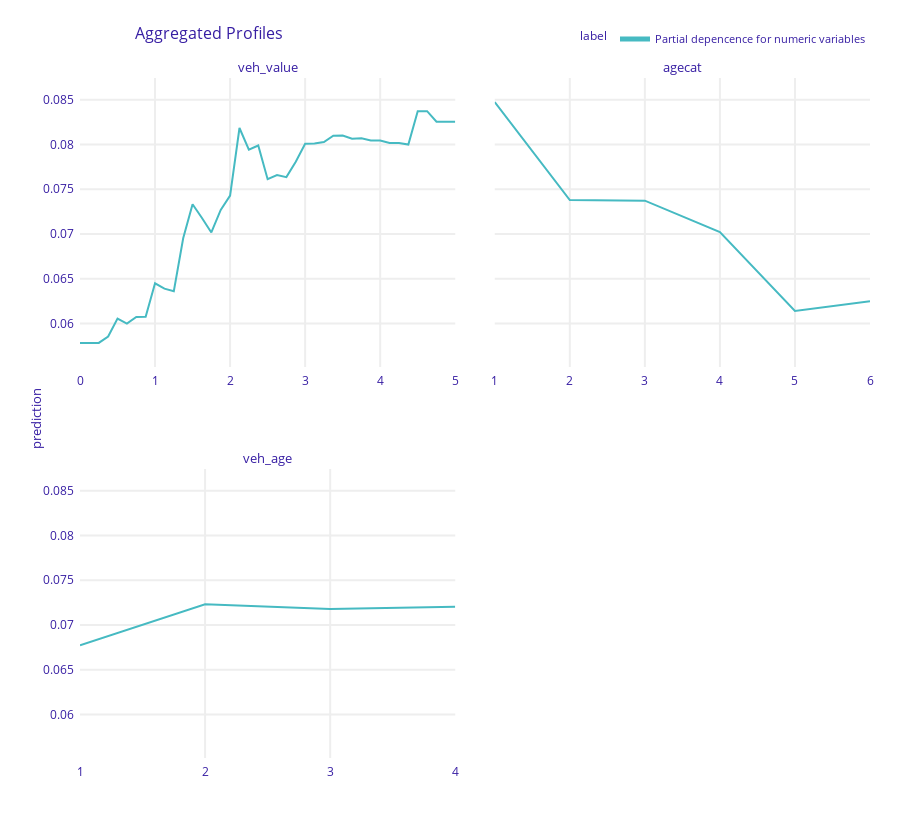
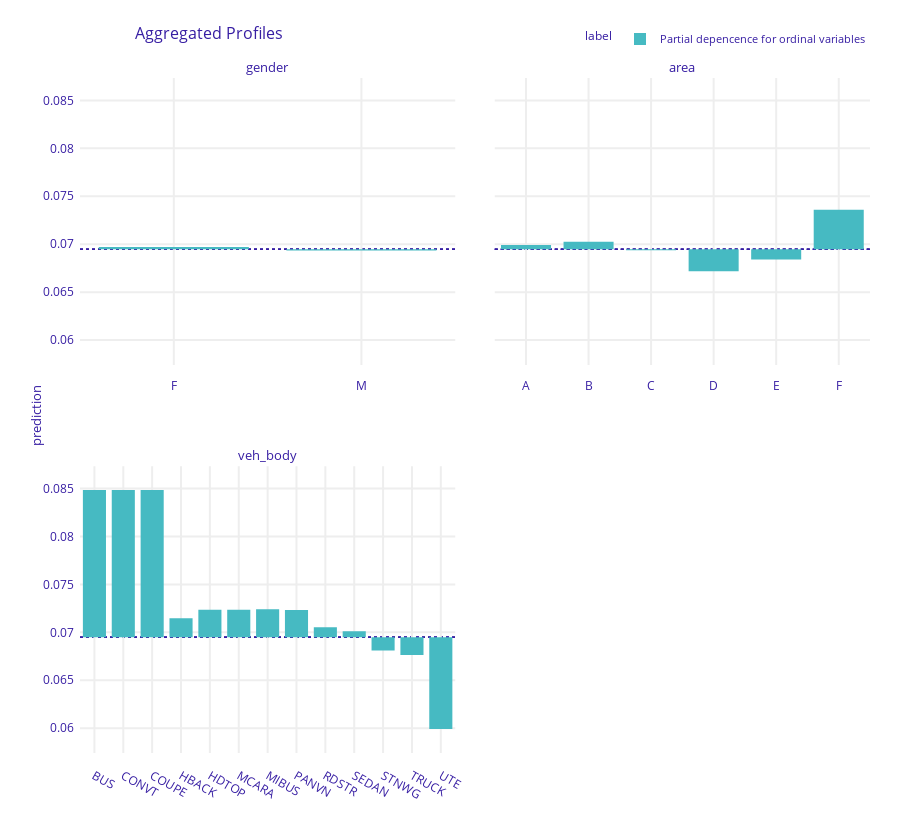

Notebook code cell kept with these figures, in order:
### Code cell
# Interpret model
import numpy as np
from sklearn.metrics import log_loss
from xgboost import plot_importance
import dalex as dx

# Variable importance regarding MSE improvement
plot_importance(fit, importance_type="gain", show_values=False, xlabel="Gain")

# Set up explainer object
def pred_fun(m, df):
    X = encoder.transform(df)
    dX = xgb.DMatrix(X, feature_names=feature_names)
    return m.predict(dX)

exp = dx.Explainer(fit, df_train, predict_function=pred_fun, verbose=False)

# Test performance
test_loss = log_loss(y_test, exp.predict(df_test))
test_loss0 = log_loss(y_test, np.repeat(y_train.mean(), len(y_test)))
rel_imp = (test_loss0 - test_loss) / test_loss0

print(f"Test log-loss: {test_loss: .3f}")
print(f"Relative improvement in log-loss: {rel_imp: .3%}")

# Partial dependence plots on training data
num_eval_at = {
    "veh_value": np.linspace(0, 5, 41),
    "agecat": sorted(car["agecat"].unique()),
    "veh_age": sorted(car["veh_age"].unique())
}
pdp_num = exp.model_profile(
    variable_splits=num_eval_at,
    label="Partial depencence for numeric variables",
    verbose=False
)
pdp_num.plot()

pdp_ord = exp.model_profile(
    variable_type="categorical",
    variable_splits=dict(zip(ord_features, ord_levels)),
    label="Partial depencence for ordinal variables",
    verbose=False
)
pdp_ord.plot()

### Figure 1 — Plotly figure (JSON) as saved in the notebook; plotly's stock layout.template omitted (floating-point values rounded to 4 significant figures)
{"data": [{"customdata": [[0.071, "Partial depencence for numeric variables", "veh_value"], [0.071, "Partial depencence for numeric variables", "veh_value"], [0.071, "Partial depencence for numeric variables", "veh_value"], [0.071, "Partial depencence for numeric variables", "veh_value"], [0.071, "Partial depencence for numeric variables", "veh_value"], [0.071, "Partial depencence for numeric variables", "veh_value"], [0.071, "Partial depencence for numeric variables", "veh_value"], [0.071, "Partial depencence for numeric variables", "veh_value"], [0.071, "Partial depencence for numeric variables", "veh_value"], [0.071, "Partial depencence for numeric variables", "veh_value"], [0.071, "Partial depencence for numeric variables", "veh_value"], [0.071, "Partial depencence for numeric variables", "veh_value"], [0.071, "Partial depencence for numeric variables", "veh_value"], [0.071, "Partial depencence for numeric variables", "veh_value"], [0.071, "Partial depencence for numeric variables", "veh_value"], [0.071, "Partial depencence for numeric variables", "veh_value"], [0.071, "Partial depencence for numeric variables", "veh_value"], [0.071, "Partial depencence for numeric variables", "veh_value"], [0.071, "Partial depencence for numeric variables", "veh_value"], [0.071, "Partial depencence for numeric variables", "veh_value"], [0.071, "Partial depencence for numeric variables", "veh_value"], [0.071, "Partial depencence for numeric variables", "veh_value"], [0.071, "Partial depencence for numeric variables", "veh_value"], [0.071, "Partial depencence for numeric variables", "veh_value"], [0.071, "Partial depencence for numeric variables", "veh_value"], [0.071, "Partial depencence for numeric variables", "veh_value"], [0.071, "Partial depencence for numeric variables", "veh_value"], [0.071, "Partial depencence for numeric variables", "veh_value"], [0.071, "Partial depencence for numeric variables", "veh_value"], [0.071, "Partial depencence for numeric variables", "veh_value"], [0.071, "Partial depencence for numeric variables", "veh_value"], [0.071, "Partial depencence for numeric variables", "veh_value"], [0.071, "Partial depencence for numeric variables", "veh_value"], [0.071, "Partial depencence for numeric variables", "veh_value"], [0.071, "Partial depencence for numeric variables", "veh_value"], [0.071, "Partial depencence for numeric variables", "veh_value"], [0.071, "Partial depencence for numeric variables", "veh_value"], [0.071, "Partial depencence for numeric variables", "veh_value"], [0.071, "Partial depencence for numeric variables", "veh_value"], [0.071, "Partial depencence for numeric variables", "veh_value"], [0.071, "Partial depencence for numeric variables", "veh_value"]], "hovertemplate": "<b>%{hovertext}</b><br><br>prediction=%{y:.3f}<br>mean_prediction=%{customdata[0]:.3f}<extra></extra>", "hovertext": ["Partial depencence for numeric variables", "Partial depencence for numeric variables", "Partial depencence for numeric variables", "Partial depencence for numeric variables", "Partial depencence for numeric variables", "Partial depencence for numeric variables", "Partial depencence for numeric variables", "Partial depencence for numeric variables", "Partial depencence for numeric variables", "Partial depencence for numeric variables", "Partial depencence for numeric variables", "Partial depencence for numeric variables", "Partial depencence for numeric variables", "Partial depencence for numeric variables", "Partial depencence for numeric variables", "Partial depencence for numeric variables", "Partial depencence for numeric variables", "Partial depencence for numeric variables", "Partial depencence for numeric variables", "Partial depencence for numeric variables", "Partial depencence for numeric variables", "Partial depencence for numeric variables", "Partial depencence for numeric variables", "Partial depencence for numeric variables", "Partial depencence for numeric variables", "Partial depencence for numeric variables", "Partial depencence for numeric variables", "Partial depencence for numeric variables", "Partial depencence for numeric variables", "Partial depencence for numeric variables", "Partial depencence for numeric variables", "Partial depencence for numeric variables", "Partial depencence for numeric variables", "Partial depencence for numeric variables", "Partial depencence for numeric variables", "Partial depencence for numeric variables", "Partial depencence for numeric variables", "Partial depencence for numeric variables", "Partial depencence for numeric variables", "Partial depencence for numeric variables", "Partial depencence for numeric variables"], "legendgroup": "Partial depencence for numeric variables", "line": {"color": "#46bac2", "dash": "solid", "width": 2}, "marker": {"symbol": "circle"}, "mode": "lines", "name": "Partial depencence for numeric variables", "opacity": 1, "orientation": "v", "showlegend": true, "type": "scatter", "x": [0, 0.125, 0.25, 0.375, 0.5, 0.625, 0.75, 0.875, 1, 1.125, 1.25, 1.375, 1.5, 1.625, 1.75, 1.875, 2, 2.125, 2.25, 2.375, 2.5, 2.625, 2.75, 2.875, 3, 3.125, 3.25, 3.375, 3.5, 3.625, 3.75, 3.875, 4, 4.125, 4.25, 4.375, 4.5, 4.625, 4.75, 4.875, 5], "xaxis": "x3", "y": [0.05783, 0.05783, 0.05783, 0.05855, 0.06055, 0.05999, 0.06074, 0.06075, 0.06449, 0.06389, 0.06362, 0.06952, 0.07333, 0.07179, 0.07017, 0.07269, 0.07429, 0.08184, 0.07942, 0.07989, 0.07612, 0.07659, 0.07635, 0.07808, 0.08008, 0.08011, 0.08028, 0.08098, 0.081, 0.08064, 0.08069, 0.08044, 0.08044, 0.08016, 0.08016, 0.07999, 0.08372, 0.08372, 0.08253, 0.08253, 0.08253], "yaxis": "y3"}, {"customdata": [[0.071, "Partial depencence for numeric variables", "agecat"], [0.071, "Partial depencence for numeric variables", "agecat"], [0.071, "Partial depencence for numeric variables", "agecat"], [0.071, "Partial depencence for numeric variables", "agecat"], [0.071, "Partial depencence for numeric variables", "agecat"], [0.071, "Partial depencence for numeric variables", "agecat"]], "hovertemplate": "<b>%{hovertext}</b><br><br>prediction=%{y:.3f}<br>mean_prediction=%{customdata[0]:.3f}<extra></extra>", "hovertext": ["Partial depencence for numeric variables", "Partial depencence for numeric variables", "Partial depencence for numeric variables", "Partial depencence for numeric variables", "Partial depencence for numeric variables", "Partial depencence for numeric variables"], "legendgroup": "Partial depencence for numeric variables", "line": {"color": "#46bac2", "dash": "solid", "width": 2}, "marker": {"symbol": "circle"}, "mode": "lines", "name": "Partial depencence for numeric variables", "opacity": 1, "orientation": "v", "showlegend": false, "type": "scatter", "x": [1, 2, 3, 4, 5, 6], "xaxis": "x4", "y": [0.08473, 0.07379, 0.07373, 0.07022, 0.06139, 0.06248], "yaxis": "y4"}, {"customdata": [[0.071, "Partial depencence for numeric variables", "veh_age"], [0.071, "Partial depencence for numeric variables", "veh_age"], [0.071, "Partial depencence for numeric variables", "veh_age"], [0.071, "Partial depencence for numeric variables", "veh_age"]], "hovertemplate": "<b>%{hovertext}</b><br><br>prediction=%{y:.3f}<br>mean_prediction=%{customdata[0]:.3f}<extra></extra>", "hovertext": ["Partial depencence for numeric variables", "Partial depencence for numeric variables", "Partial depencence for numeric variables", "Partial depencence for numeric variables"], "legendgroup": "Partial depencence for numeric variables", "line": {"color": "#46bac2", "dash": "solid", "width": 2}, "marker": {"symbol": "circle"}, "mode": "lines", "name": "Partial depencence for numeric variables", "opacity": 1, "orientation": "v", "showlegend": false, "type": "scatter", "x": [1, 2, 3, 4], "xaxis": "x", "y": [0.06774, 0.07231, 0.07178, 0.07205], "yaxis": "y"}], "layout": {"annotations": [{"font": {"size": 13}, "showarrow": false, "text": "veh_age", "x": 0.2375, "xanchor": "center", "xref": "paper", "y": 0.425, "yanchor": "bottom", "yref": "paper"}, {"font": {"size": 13}, "showarrow": false, "text": "veh_value", "x": 0.2375, "xanchor": "center", "xref": "paper", "y": 1, "yanchor": "bottom", "yref": "paper"}, {"font": {"size": 13}, "showarrow": false, "text": "agecat", "x": 0.7625, "xanchor": "center", "xref": "paper", "y": 1, "yanchor": "bottom", "yref": "paper"}, {"font": {"size": 13}, "showarrow": false, "text": "prediction", "textangle": -90, "x": -0.07, "xref": "paper", "y": 0.5, "yref": "paper"}], "font": {"color": "#371ea3"}, "height": 829, "hovermode": "x unified", "legend": {"font": {"size": 11}, "itemsizing": "constant", "orientation": "h", "title": {"font": {"size": 12}, "text": "label"}, "tracegroupgap": 0, "x": 1, "xanchor": "right", "y": 1.036, "yanchor": "bottom"}, "margin": {"b": 71, "r": 30, "t": 78}, "title": {"font": {"size": 16}, "text": "Aggregated Profiles", "x": 0.15}, "xaxis": {"anchor": "y", "automargin": true, "domain": [0, 0.475], "fixedrange": true, "gridwidth": 2, "showticklabels": true, "tickcolor": "white", "ticklen": 3, "ticks": "outside", "title": {"text": ""}, "type": "linear", "zeroline": false}, "xaxis2": {"anchor": "y2", "automargin": true, "domain": [0.525, 1], "fixedrange": true, "gridwidth": 2, "showticklabels": true, "tickcolor": "white", "ticklen": 3, "ticks": "outside", "title": {"text": ""}, "type": "linear", "zeroline": false}, "xaxis3": {"anchor": "y3", "automargin": true, "domain": [0, 0.475], "fixedrange": true, "gridwidth": 2, "showticklabels": true, "tickcolor": "white", "ticklen": 3, "ticks": "outside", "title": {"text": ""}, "type": "linear", "zeroline": false}, "xaxis4": {"anchor": "y4", "automargin": true, "domain": [0.525, 1], "fixedrange": true, "gridwidth": 2, "showticklabels": true, "tickcolor": "white", "ticklen": 3, "ticks": "outside", "title": {"text": ""}, "type": "linear", "zeroline": false}, "yaxis": {"anchor": "x", "automargin": true, "domain": [0, 0.425], "fixedrange": true, "gridwidth": 2, "range": [0.05514, 0.08743], "tickcolor": "white", "ticklen": 3, "ticks": "outside", "title": {"text": ""}, "type": "linear", "zeroline": false}, "yaxis2": {"anchor": "x2", "automargin": true, "domain": [0, 0.425], "fixedrange": true, "gridwidth": 2, "matches": "y", "range": [0.05514, 0.08743], "showticklabels": false, "tickcolor": "white", "ticklen": 3, "ticks": "outside", "title": {"text": ""}, "type": "linear", "zeroline": false}, "yaxis3": {"anchor": "x3", "automargin": true, "domain": [0.575, 1], "fixedrange": true, "gridwidth": 2, "matches": "y", "range": [0.05514, 0.08743], "tickcolor": "white", "ticklen": 3, "ticks": "outside", "title": {"text": ""}, "type": "linear", "zeroline": false}, "yaxis4": {"anchor": "x4", "automargin": true, "domain": [0.575, 1], "fixedrange": true, "gridwidth": 2, "matches": "y", "range": [0.05514, 0.08743], "showticklabels": false, "tickcolor": "white", "ticklen": 3, "ticks": "outside", "title": {"text": ""}, "type": "linear", "zeroline": false}}}

### Figure 2 — Plotly figure (JSON) as saved in the notebook; plotly's stock layout.template omitted (floating-point values rounded to 4 significant figures)
{"data": [{"alignmentgroup": "True", "base": [0.06948, 0.06948], "customdata": [[0.0697, "Partial depencence for ordinal variables", "gender"], [0.06934, "Partial depencence for ordinal variables", "gender"]], "hovertemplate": "<b>%{hovertext}</b><br><br>mean_prediction=%{base:.3f}<br>prediction=%{customdata[0]:.3f}<extra></extra>", "hovertext": ["Partial depencence for ordinal variables", "Partial depencence for ordinal variables"], "legendgroup": "Partial depencence for ordinal variables", "marker": {"color": "#46bac2", "pattern": {"shape": ""}}, "name": "Partial depencence for ordinal variables", "offsetgroup": "Partial depencence for ordinal variables", "orientation": "v", "showlegend": true, "textposition": "auto", "type": "bar", "x": ["F", "M"], "xaxis": "x3", "y": [0.0002189, -0.0001412], "yaxis": "y3"}, {"alignmentgroup": "True", "base": [0.06948, 0.06948, 0.06948, 0.06948, 0.06948, 0.06948], "customdata": [[0.06991, "Partial depencence for ordinal variables", "area"], [0.07026, "Partial depencence for ordinal variables", "area"], [0.06936, "Partial depencence for ordinal variables", "area"], [0.06719, "Partial depencence for ordinal variables", "area"], [0.06841, "Partial depencence for ordinal variables", "area"], [0.0736, "Partial depencence for ordinal variables", "area"]], "hovertemplate": "<b>%{hovertext}</b><br><br>mean_prediction=%{base:.3f}<br>prediction=%{customdata[0]:.3f}<extra></extra>", "hovertext": ["Partial depencence for ordinal variables", "Partial depencence for ordinal variables", "Partial depencence for ordinal variables", "Partial depencence for ordinal variables", "Partial depencence for ordinal variables", "Partial depencence for ordinal variables"], "legendgroup": "Partial depencence for ordinal variables", "marker": {"color": "#46bac2", "pattern": {"shape": ""}}, "name": "Partial depencence for ordinal variables", "offsetgroup": "Partial depencence for ordinal variables", "orientation": "v", "showlegend": false, "textposition": "auto", "type": "bar", "x": ["A", "B", "C", "D", "E", "F"], "xaxis": "x4", "y": [0.0004267, 0.0007775, -0.0001186, -0.00229, -0.001075, 0.004121], "yaxis": "y4"}, {"alignmentgroup": "True", "base": [0.06948, 0.06948, 0.06948, 0.06948, 0.06948, 0.06948, 0.06948, 0.06948, 0.06948, 0.06948, 0.06948, 0.06948, 0.06948], "customdata": [[0.08484, "Partial depencence for ordinal variables", "veh_body"], [0.08484, "Partial depencence for ordinal variables", "veh_body"], [0.08484, "Partial depencence for ordinal variables", "veh_body"], [0.07146, "Partial depencence for ordinal variables", "veh_body"], [0.07236, "Partial depencence for ordinal variables", "veh_body"], [0.07236, "Partial depencence for ordinal variables", "veh_body"], [0.07241, "Partial depencence for ordinal variables", "veh_body"], [0.07232, "Partial depencence for ordinal variables", "veh_body"], [0.07054, "Partial depencence for ordinal variables", "veh_body"], [0.07012, "Partial depencence for ordinal variables", "veh_body"], [0.0681, "Partial depencence for ordinal variables", "veh_body"], [0.06765, "Partial depencence for ordinal variables", "veh_body"], [0.05991, "Partial depencence for ordinal variables", "veh_body"]], "hovertemplate": "<b>%{hovertext}</b><br><br>mean_prediction=%{base:.3f}<br>prediction=%{customdata[0]:.3f}<extra></extra>", "hovertext": ["Partial depencence for ordinal variables", "Partial depencence for ordinal variables", "Partial depencence for ordinal variables", "Partial depencence for ordinal variables", "Partial depencence for ordinal variables", "Partial depencence for ordinal variables", "Partial depencence for ordinal variables", "Partial depencence for ordinal variables", "Partial depencence for ordinal variables", "Partial depencence for ordinal variables", "Partial depencence for ordinal variables", "Partial depencence for ordinal variables", "Partial depencence for ordinal variables"], "legendgroup": "Partial depencence for ordinal variables", "marker": {"color": "#46bac2", "pattern": {"shape": ""}}, "name": "Partial depencence for ordinal variables", "offsetgroup": "Partial depencence for ordinal variables", "orientation": "v", "showlegend": false, "textposition": "auto", "type": "bar", "x": ["BUS", "CONVT", "COUPE", "HBACK", "HDTOP", "MCARA", "MIBUS", "PANVN", "RDSTR", "SEDAN", "STNWG", "TRUCK", "UTE"], "xaxis": "x", "y": [0.01536, 0.01536, 0.01536, 0.001978, 0.002879, 0.002878, 0.002933, 0.002837, 0.001062, 0.0006377, -0.001383, -0.001833, -0.009572], "yaxis": "y"}], "layout": {"annotations": [{"font": {"size": 13}, "showarrow": false, "text": "veh_body", "x": 0.2375, "xanchor": "center", "xref": "paper", "y": 0.425, "yanchor": "bottom", "yref": "paper"}, {"font": {"size": 13}, "showarrow": false, "text": "gender", "x": 0.2375, "xanchor": "center", "xref": "paper", "y": 1, "yanchor": "bottom", "yref": "paper"}, {"font": {"size": 13}, "showarrow": false, "text": "area", "x": 0.7625, "xanchor": "center", "xref": "paper", "y": 1, "yanchor": "bottom", "yref": "paper"}, {"font": {"size": 13}, "showarrow": false, "text": "prediction", "textangle": -90, "x": -0.07, "xref": "paper", "y": 0.5, "yref": "paper"}], "barmode": "group", "font": {"color": "#371ea3"}, "height": 829, "hovermode": "x unified", "legend": {"font": {"size": 11}, "itemsizing": "constant", "orientation": "h", "title": {"font": {"size": 12}, "text": "label"}, "tracegroupgap": 0, "x": 1, "xanchor": "right", "y": 1.036, "yanchor": "bottom"}, "margin": {"b": 71, "r": 30, "t": 78}, "shapes": [{"layer": "below", "line": {"color": "#371ea3", "dash": "dot", "width": 1.5}, "type": "line", "x0": 0, "x1": 1, "xref": "x domain", "y0": 0.06948, "y1": 0.06948, "yref": "y"}, {"layer": "below", "line": {"color": "#371ea3", "dash": "dot", "width": 1.5}, "type": "line", "x0": 0, "x1": 1, "xref": "x3 domain", "y0": 0.06948, "y1": 0.06948, "yref": "y3"}, {"layer": "below", "line": {"color": "#371ea3", "dash": "dot", "width": 1.5}, "type": "line", "x0": 0, "x1": 1, "xref": "x4 domain", "y0": 0.06948, "y1": 0.06948, "yref": "y4"}, {"layer": "below", "line": {"color": "#371ea3", "dash": "dot", "width": 1.5}, "type": "line", "x0": 0, "x1": 1, "xref": "x domain", "y0": 0.06948, "y1": 0.06948, "yref": "y"}, {"layer": "below", "line": {"color": "#371ea3", "dash": "dot", "width": 1.5}, "type": "line", "x0": 0, "x1": 1, "xref": "x3 domain", "y0": 0.06948, "y1": 0.06948, "yref": "y3"}, {"layer": "below", "line": {"color": "#371ea3", "dash": "dot", "width": 1.5}, "type": "line", "x0": 0, "x1": 1, "xref": "x4 domain", "y0": 0.06948, "y1": 0.06948, "yref": "y4"}, {"layer": "below", "line": {"color": "#371ea3", "dash": "dot", "width": 1.5}, "type": "line", "x0": 0, "x1": 1, "xref": "x domain", "y0": 0.06948, "y1": 0.06948, "yref": "y"}, {"layer": "below", "line": {"color": "#371ea3", "dash": "dot", "width": 1.5}, "type": "line", "x0": 0, "x1": 1, "xref": "x3 domain", "y0": 0.06948, "y1": 0.06948, "yref": "y3"}, {"layer": "below", "line": {"color": "#371ea3", "dash": "dot", "width": 1.5}, "type": "line", "x0": 0, "x1": 1, "xref": "x4 domain", "y0": 0.06948, "y1": 0.06948, "yref": "y4"}], "title": {"font": {"size": 16}, "text": "Aggregated Profiles", "x": 0.15}, "xaxis": {"anchor": "y", "automargin": true, "domain": [0, 0.475], "fixedrange": true, "gridwidth": 2, "showticklabels": true, "tickcolor": "white", "ticklen": 10, "ticks": "outside", "title": {"text": ""}, "type": "category"}, "xaxis2": {"anchor": "y2", "automargin": true, "domain": [0.525, 1], "fixedrange": true, "gridwidth": 2, "showticklabels": true, "tickcolor": "white", "ticklen": 10, "ticks": "outside", "title": {"text": ""}, "type": "category"}, "xaxis3": {"anchor": "y3", "automargin": true, "domain": [0, 0.475], "fixedrange": true, "gridwidth": 2, "showticklabels": true, "tickcolor": "white", "ticklen": 10, "ticks": "outside", "title": {"text": ""}, "type": "category"}, "xaxis4": {"anchor": "y4", "automargin": true, "domain": [0.525, 1], "fixedrange": true, "gridwidth": 2, "showticklabels": true, "tickcolor": "white", "ticklen": 10, "ticks": "outside", "title": {"text": ""}, "type": "category"}, "yaxis": {"anchor": "x", "automargin": true, "domain": [0, 0.425], "fixedrange": true, "gridwidth": 2, "range": [0.05742, 0.08734], "tickcolor": "white", "ticklen": 3, "ticks": "outside", "title": {"text": ""}, "type": "linear", "zeroline": false}, "yaxis2": {"anchor": "x2", "automargin": true, "domain": [0, 0.425], "fixedrange": true, "gridwidth": 2, "matches": "y", "range": [0.05742, 0.08734], "showticklabels": false, "tickcolor": "white", "ticklen": 3, "ticks": "outside", "title": {"text": ""}, "type": "linear", "zeroline": false}, "yaxis3": {"anchor": "x3", "automargin": true, "domain": [0.575, 1], "fixedrange": true, "gridwidth": 2, "matches": "y", "range": [0.05742, 0.08734], "tickcolor": "white", "ticklen": 3, "ticks": "outside", "title": {"text": ""}, "type": "linear", "zeroline": false}, "yaxis4": {"anchor": "x4", "automargin": true, "domain": [0.575, 1], "fixedrange": true, "gridwidth": 2, "matches": "y", "range": [0.05742, 0.08734], "showticklabels": false, "tickcolor": "white", "ticklen": 3, "ticks": "outside", "title": {"text": ""}, "type": "linear", "zeroline": false}}}
